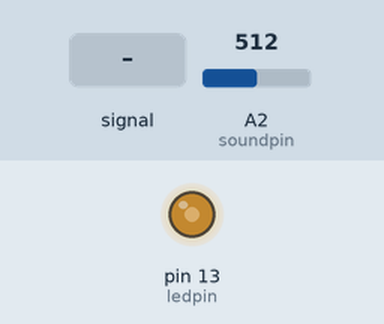
The sketch below on a simulated Arduino Uno, built with avr-gcc and run on an emulated ATmega328P. On the bench: output pins drawn as LEDs (lit = HIGH). The inputs (shaded band) are chosen by the test bench; at power-on: A2 (soundpin) = 512. What the sketch prints to the serial monitor is not drawn.

Above: at 1.06 s.
1.3 s: A2 (soundpin) fed a 200 Hz sine of ±81 counts around its level
4.3 s: A2 (soundpin) set to 490
At 5.0 s:
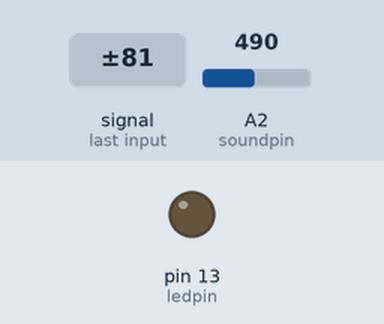
5.8 s: A2 (soundpin) set to 509
At 6.06 s:
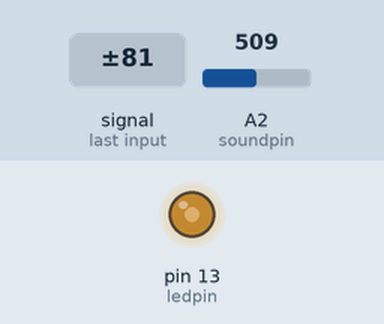
8.8 s: A2 (soundpin) fed a 50 Hz sine of ±306 counts around its level
At 8.92 s:
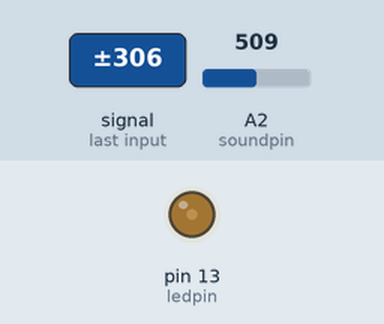
11.8 s: A2 (soundpin) set to 306
13.3 s: A2 (soundpin) set to 510
At 13.56 s:
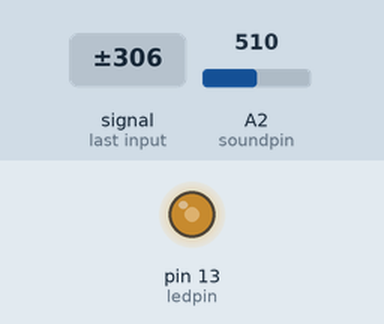
Timing chart, 0 to 17.3 s (numbered marks = the images above; inputs shaded):
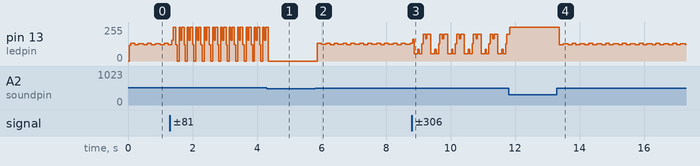

The sketch:

sound_sensor_arduino.ino
```cpp
const int ledpin=13; // ledpin and soundpin are not changed throughout the process
const int soundpin=A2;
const int threshold=500; // sets threshold value for sound sensor

void setup() {
    Serial.begin(9600);
    pinMode(ledpin,OUTPUT);
    pinMode(soundpin,INPUT);
}
void loop() {
    int soundsens=analogRead(soundpin); // reads analog data from sound sensor
    Serial.println(soundsens);
    if (soundsens>=threshold && digitalRead(ledpin)==0) {
        digitalWrite(ledpin,HIGH); //turns led on
    }
    else if(soundsens>=threshold && digitalRead(ledpin)==1){
        digitalWrite(ledpin,LOW);
    }
}
```

Measured:
- the behaviour switches between 499 and 500 on A2 (soundpin) (found by bisection; images 1 and 2)
- after the input at 5.8 s, pin 13 (ledpin): 0/255 → 133/255 after 0.07 s, then repeats every 0.52 s: 125/255 0.16 s, 133/255 0.12 s, 122/255 0.12 s, 133/255 0.12 s
- after the input at 13.3 s, pin 13 (ledpin): 255/255 → 122/255 after 0.07 s, then repeats every 0.52 s: 130/255 0.16 s, 122/255 0.12 s, 133/255 0.12 s, 122/255 0.12 s
- by itself, pin 13 (ledpin): repeats every 0.26 s: 255/255 0.08 s, 122/255 0.04 s, 0/255 0.06 s, 255/255 0.05 s, 156/255 0.04 s
